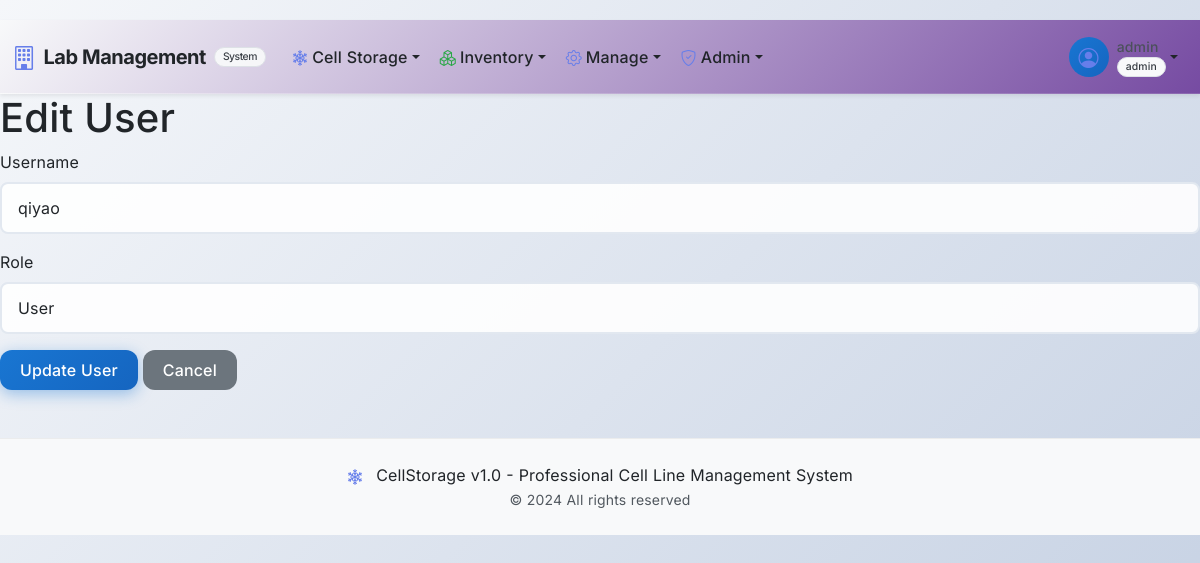
The app's page /auth/user/2/edit (signed in) with its own data.
### app/cell_storage/models.py (models this page shows, shortened)
class User(UserMixin, db.Model):
    __tablename__ = 'users'
    id = db.Column(db.Integer, primary_key=True)
    username = db.Column(db.String(64), unique=True, index=True, nullable=False)
    password_hash = db.Column(db.String(256))
    password_plain = db.Column(db.String(128))  # store plain password for admin view
    role = db.Column(db.String(64), default='user', nullable=False)  # e.g., 'user', 'admin'. Make role non-nullable.
    cell_lines_created = db.relationship('CellLine', backref='creator', lazy='dynamic',
                                         foreign_keys='CellLine.created_by_user_id')
    vials_frozen = db.relationship('CryoVial', backref='freezer_operator', lazy='dynamic',
                                   foreign_keys='CryoVial.frozen_by_user_id')
    audit_logs = db.relationship('AuditLog', backref='user_performing_action', lazy='dynamic',
                                 foreign_keys='AuditLog.user_id')
    @property
    def is_admin(self):
        return self.role == 'admin'

### app/shared/auth/routes.py (the view)
@bp.route('/user/<int:user_id>/edit', methods=['GET', 'POST'])
@login_required
@admin_required
def edit_user(user_id):
    user = User.query.get_or_404(user_id)
    form = UserEditForm(original_username=user.username)
    if form.validate_on_submit():
        user.username = form.username.data
        user.role = form.role.data
        db.session.commit()
        flash(f'User "{user.username}" has been updated.', 'success')
        return redirect(url_for('auth.list_users'))
    elif request.method == 'GET':
        form.username.data = user.username
        form.role.data = user.role
    return render_template('auth/edit_user.html', title='Edit User', form=form)

### app/cell_storage/forms.py (shortened to what this page needs)
class UserEditForm(FlaskForm):
    username = StringField(
        'Username',
        validators=[DataRequired(), Length(min=4, max=64)]
    )
    role = SelectField(
        'Role',
        choices=[('user', 'User'), ('admin', 'Admin')],
        validators=[DataRequired()]
    )
    submit = SubmitField('Update User')
    def __init__(self, original_username, *args, **kwargs):
        super(UserEditForm, self).__init__(*args, **kwargs)
        self.original_username = original_username

### app/shared/permissions.py (called while the page is built, shortened)
def has_permission(permission, resource_type=None, resource_id=None):
    if not current_user.is_authenticated:
        return False
    return PermissionManager.has_permission(
        current_user.id,
        permission,
        resource_type,
        resource_id
    )

def can_view_inventory():
    return has_permission('inventory.view')

def can_manage_locations():
    return has_permission('location.edit')

def is_admin():
    return has_permission('admin.user_management')

    @classmethod
    def has_permission(cls, user_id, permission, resource_type=None, resource_id=None):
        from .. import db
        from datetime import datetime
        user = User.query.get(user_id)
        if user and hasattr(user, 'is_admin') and user.is_admin:
            return True

### app/templates/auth/edit_user.html (shortened to what this page needs)
{% extends "base.html" %}
{% block content %}
  <h1>Edit User</h1>
  <form method="POST">
    <div class="mb-3">
      {{ form.username.label(class="form-label") }}
      {{ form.username(class="form-control", size=32) }}
    </div>
    <div class="mb-3">
      {{ form.role.label(class="form-label") }}
      {{ form.role(class="form-select") }}
    </div>
    <div class="mb-3">
      {{ form.submit(class="btn btn-primary") }}
      <a href="{{ url_for('auth.list_users') }}" class="btn btn-secondary">Cancel</a>
    </div>
  </form>
{% endblock %}

### app/templates/base.html (shortened to what this page needs)
<!DOCTYPE html>
<html lang="en">
<head>
    <link href="https://cdn.jsdelivr.net/npm/bootstrap@5.3.3/dist/css/bootstrap.min.css" rel="stylesheet">
    <link href="https://cdn.jsdelivr.net/npm/bootstrap-icons@1.11.3/font/bootstrap-icons.css" rel="stylesheet">
    <link href="https://cdnjs.cloudflare.com/ajax/libs/bootstrap-icons/1.11.3/font/bootstrap-icons.min.css" rel="stylesheet">
    <link href="{{ url_for('static', filename='css/style.css') }}" rel="stylesheet">
</head>
<body class="bg-light">
    <nav class="navbar navbar-expand-lg navbar-light bg-gradient shadow-sm sticky-top" style="background: linear-gradient(135deg, #f5f7fa 0%, #c3cfe2 100%);">
        <div class="container-fluid">
            <a class="navbar-brand fw-bold d-flex align-items-center" href="{{ url_for('cell_storage.index') }}" style="color: #212529;">
                <i class="bi bi-building me-2 fs-4" style="color: #667eea;"></i>
                <span style="color: #212529;">Lab Management</span>
                <small class="badge bg-light text-dark ms-2" style="color: #343a40; border: 1px solid #dee2e6;">System</small>
            </a>
            <div class="collapse navbar-collapse" id="navbarContent">
                <ul class="navbar-nav me-auto mb-2 mb-lg-0">
                    {% if current_user.is_authenticated %}
                        <li class="nav-item dropdown">
                            <a class="nav-link dropdown-toggle d-flex align-items-center" href="#" style="color: #212529;" id="cellStorageDropdown" role="button" data-bs-toggle="dropdown" aria-expanded="false">
                                <i class="bi bi-snow2 me-1" style="color: #667eea;"></i>
                                Cell Storage
                            </a>
                        </li>
                        <li class="nav-item dropdown">
                            <a class="nav-link dropdown-toggle d-flex align-items-center" href="#" style="color: #212529;" id="inventoryDropdown" role="button" data-bs-toggle="dropdown" aria-expanded="false">
                                <i class="bi bi-boxes me-1" style="color: #28a745;"></i>
                                Inventory
                            </a>
                        </li>
                        {% if current_user.is_admin %}
                            <li class="nav-item dropdown">
                                <a class="nav-link dropdown-toggle d-flex align-items-center" href="#" id="inventoryDropdown" role="button" data-bs-toggle="dropdown" aria-expanded="false" style="color: #212529;">
                                    <i class="bi bi-gear me-1" style="color: #667eea;"></i>
                                    Manage
                                </a>
                            </li>
                            <li class="nav-item dropdown">
                                <a class="nav-link dropdown-toggle d-flex align-items-center" href="#" id="adminDropdown" role="button" data-bs-toggle="dropdown" aria-expanded="false" style="color: #212529;">
                                    <i class="bi bi-shield-check me-1" style="color: #667eea;"></i>
                                    Admin
                                </a>
                            </li>
                        {% endif %}
                    {% endif %}
                </ul>
                <ul class="navbar-nav ms-auto mb-2 mb-lg-0">
                    {% if current_user.is_authenticated %}
                        <li class="nav-item dropdown">
                            <a class="nav-link dropdown-toggle d-flex align-items-center" href="#" id="userDropdown" role="button" data-bs-toggle="dropdown" aria-expanded="false" style="color: #212529;">
                                <div class="user-avatar me-2">
                                    <i class="bi bi-person-circle fs-5" style="color: #667eea;"></i>
                                </div>
                                <div class="d-flex flex-column">
                                    <span class="small" style="color: #212529;">{{ current_user.username }}</span>
                                    <span class="badge badge-role bg-light text-dark" style="color: #343a40; border: 1px solid #dee2e6;">{{ current_user.role }}</span>
                                </div>
                            </a>
                        </li>
                    {% else %}
                        <li class="nav-item">
                            <a class="nav-link btn btn-outline-primary rounded-pill px-3" href="{{ url_for('auth.login') }}" style="color: #667eea; border-color: #667eea;">
                                <i class="bi bi-box-arrow-in-right me-1"></i>Login
                            </a>
                        </li>
                    {% endif %}
                </ul>
            </div>
        </div>
    </nav>
    <main class="flex-grow-1">
        {% block content %}{% endblock %}
    </main>
    <footer class="bg-light text-center py-4 mt-5" style="color: #343a40;">
        <div class="container">
            <p class="mb-0">
                <i class="bi bi-snow2 me-2" style="color: #667eea;"></i>
                CellStorage v1.0 - Professional Cell Line Management System
            </p>
            <small class="text-muted" style="color: #495057;">© 2024 All rights reserved</small>
        </div>
    </footer>
</body>
</html>

### app/templates/base.html (style rules this page uses)
:root { --primary-color: #667eea; --secondary-color: #764ba2; --accent-color: #f093fb; --background-color: #f8f9fa; --text-color: #212529; --navbar-style: light; }

### records on screen
User: username "admin", role "admin"
User: username "qiyao", role "User"
